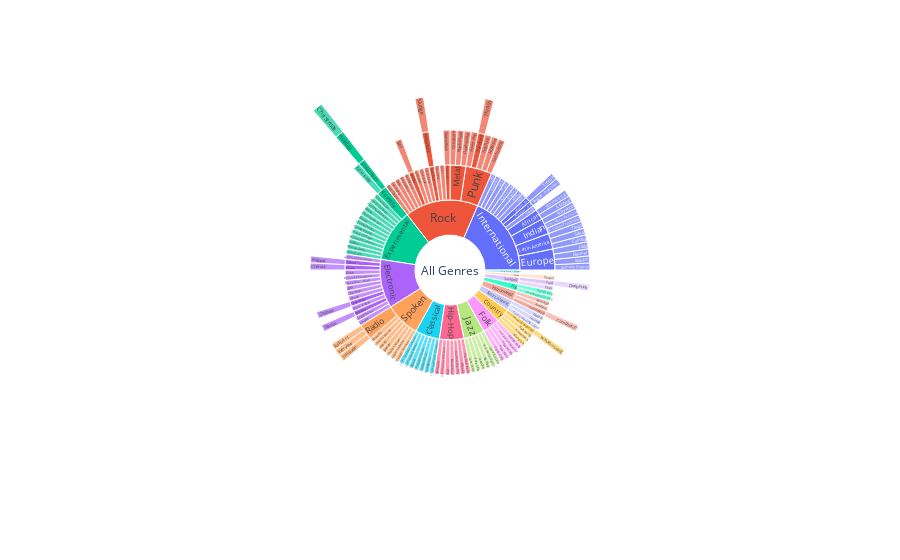

Notebook cell for this chart:
### Code cell
# Make a sunburst plot of the genres
fig2 = px.sunburst(genres, names='title', parents='parent')#, values='#tracks')
# fig2.update_layout(title_text="Two-level Sunburst Diagram", font_size=10)
fig2.show()
#fig2.write_image('./visualizations/hierarchy.png', scale=4)

### Figure 1 — Plotly figure (JSON) as saved in the notebook; plotly's stock layout.template omitted (floating-point values rounded to 4 significant figures; data arrays with more than 128 entries replaced by an {"elided": "..."} marker saying what was removed)
{"data": [{"domain": {"x": [0, 1], "y": [0, 1]}, "hovertemplate": "title=%{label}<br>parent=%{parent}<extra></extra>", "labels": {"elided": "163 str values"}, "name": "", "parents": {"elided": "163 str values"}, "type": "sunburst"}], "layout": {"legend": {"tracegroupgap": 0}, "margin": {"t": 60}}}
